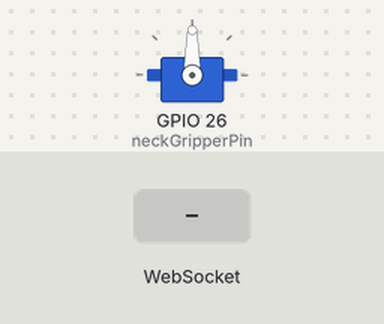
The sketch below on a simulated ESP32. Parts: servo. Inputs (shaded band) come from the test bench. WiFi joins after 1.5 s; servers stay silent unless stated; what the sketch prints to the serial monitor is not drawn.

Above: at 2.7 s.
2.8 s: WebSocket text "neck_gripper:" received
At 4.0 s:
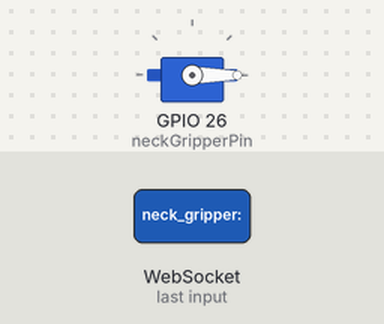
4.3 s: WebSocket text "5" received
Timing chart, 0 to 7.3 s (numbered marks = the images above; inputs shaded):
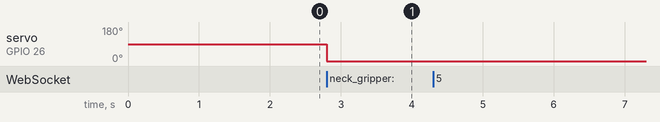

The sketch:

ws-coms-cons-to-1-servo.ino
```cpp
#include <WiFi.h>
#include <WebSocketsServer.h>
#include <ESP32Servo.h>

// Konfigurasi WiFi
const char* ssid = "Kipas Angin";
const char* password = "11223344";

// WebSocket server
WebSocketsServer webSocket = WebSocketsServer(81);

// Servo untuk neck gripper
Servo neckGripper;
const int neckGripperPin = 26; // Ganti dengan pin servo Anda

void setup() {
  Serial.begin(115200);

  // Menghubungkan ke WiFi
  WiFi.begin(ssid, password);
  Serial.print("Menghubungkan ke WiFi");
  while (WiFi.status() != WL_CONNECTED) {
    delay(500);
    Serial.print(".");
  }
  Serial.println("\nWiFi terhubung!");
  Serial.print("Alamat IP ESP32: ");
  Serial.println(WiFi.localIP());

  // Inisialisasi WebSocket
  webSocket.begin();
  webSocket.onEvent(webSocketEvent);
  Serial.println("WebSocket server berjalan pada port 81");

  // Inisialisasi servo neck gripper
  neckGripper.attach(neckGripperPin);
  neckGripper.write(90); // Posisi awal
}

void loop() {
  webSocket.loop();
}

// Fungsi callback untuk menangani event WebSocket
void webSocketEvent(uint8_t num, WStype_t type, uint8_t* payload, size_t length) {
  if (type == WStype_TEXT) {
    String message = String((char*)payload);
    Serial.print("Pesan diterima: ");
    Serial.println(message);

    // Memeriksa pesan untuk mengontrol neck gripper
    if (message.startsWith("neck_gripper:")) {
      int angle = message.substring(13).toInt(); // Mengambil sudut dari pesan
      if (angle >= 0 && angle <= 180) {
        neckGripper.write(angle);
        Serial.print("Sudut gripper diatur ke: ");
        Serial.println(angle);
      } else {
        Serial.println("Sudut tidak valid. Harus antara 0-180.");
      }
    }
  }
}
```

Measured:
- after the input at 2.8 s, servo on GPIO 26 (neckGripperPin): 90° → 0° at once
- after the input at 4.3 s, every drawn part: stays the same
